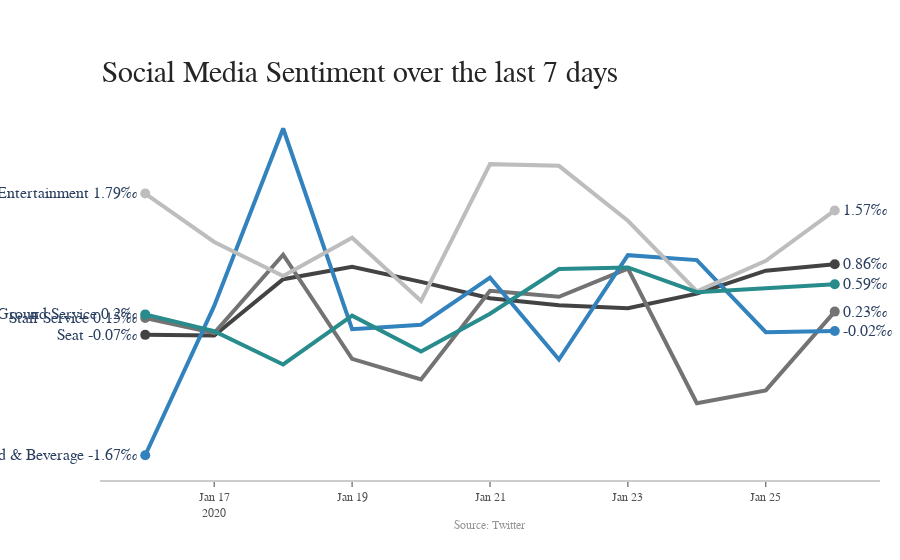

Source (notebook cell):
### Code cell
import plotly.offline as pyo
import plotly.graph_objects as go

title = 'Main Source for News'
labels = ['Seat', 'Staff Service', 'Food & Beverage', 'Inflight Entertainment','Ground Service']
colors = ['rgb(67,67,67)', 'rgb(115,115,115)', 'rgb(49,130,189)', 'rgb(189,189,189)','rgb(40,140,140)']

mode_size = [10, 10, 10, 10, 10]
line_size = [4, 4, 4, 4, 4]

x_data = np.array([df_new['day']]*5)

y_data = np.array([df_new['seat'],
                   df_new['staff_service'],
                   df_new['foodbeverage'],
                   df_new['inflightent'],
                   df_new['gserv']])

fig = go.Figure()

for i in range(0,5):
    fig.add_trace(go.Scatter(x=x_data[i], y=y_data[i], mode='lines',
        name=labels[i],
        line=dict(color=colors[i], width=line_size[i]),
        connectgaps=True,
    ))

    # endpoints
    fig.add_trace(go.Scatter(
        x=[x_data[i][0], x_data[i][-1]],
        y=[y_data[i][0], y_data[i][-1]],
        mode='markers',
        marker=dict(color=colors[i], size=mode_size[i])
    ))

fig.update_layout(
    xaxis=dict(
        showline=True,
        showgrid=False,
        showticklabels=True,
        linecolor='rgb(204, 204, 204)',
        linewidth=2,
        ticks='outside',
        tickfont=dict(
            family='Arial',
            size=12,
            color='rgb(82, 82, 82)',
        ),
    ),
    yaxis=dict(
        showgrid=False,
        zeroline=False,
        showline=False,
        showticklabels=False,
    ),
    autosize=False,
    margin=dict(
        autoexpand=False,
        l=100,
        r=20,
        t=110,
    ),
    showlegend=False,
    plot_bgcolor='white'
)

annotations = []

# Adding labels
for y_trace, label, color in zip(y_data, labels, colors):
    # labeling the left_side of the plot
    annotations.append(dict(xref='paper', 
                            x=0.05, 
                            y=y_trace[0],
                            xanchor='right', 
                            yanchor='middle',
                            text=label + ' {}‰'.format(round(y_trace[0]*10, 2)),
                            font=dict(family='Arial',
                                      size=16),
                            showarrow=False))
    # labeling the right_side of the plot
    annotations.append(dict(xref='paper', 
                            x=0.95, 
                            y=y_trace[10],
                            xanchor='left', 
                            yanchor='middle',
                            text='{}‰'.format(round(y_trace[10]*10, 2)),
                            font=dict(family='Arial',
                                      size=16),
                                      showarrow=False))
# Title
annotations.append(dict(xref='paper', 
                        yref='paper', 
                        x=0.0, 
                        y=1.05,
                        xanchor='left', 
                        yanchor='bottom',
                        text='Social Media Sentiment over the last 7 days',
                        font=dict(family='Arial',
                                  size=30,
                                  color='rgb(37,37,37)'),
                                  showarrow=False))
# Source
annotations.append(dict(xref='paper', 
                        yref='paper', 
                        x=0.5, 
                        y=-0.1,
                        xanchor='center', 
                        yanchor='top',
                        text='Source: Twitter',
                        font=dict(family='Arial',
                                  size=12,
                                  color='rgb(150,150,150)'),
                                  showarrow=False))

fig.update_layout(annotations=annotations)

fig.show()
#pyo.iplot(fig)

### Figure 1 — Plotly figure (JSON) as saved in the notebook; plotly's stock layout.template omitted (floating-point values rounded to 4 significant figures)
{"data": [{"connectgaps": true, "line": {"color": "rgb(67,67,67)", "width": 4}, "mode": "lines", "name": "Seat", "type": "scatter", "x": ["2020-01-16", "2020-01-17", "2020-01-18", "2020-01-19", "2020-01-20", "2020-01-21", "2020-01-22", "2020-01-23", "2020-01-24", "2020-01-25", "2020-01-26"], "y": [-0.007487, -0.008384, 0.06604, 0.08248, 0.06247, 0.04094, 0.03151, 0.0277, 0.04697, 0.07727, 0.08579]}, {"marker": {"color": "rgb(67,67,67)", "size": 10}, "mode": "markers", "type": "scatter", "x": ["2020-01-16", "2020-01-26"], "y": [-0.007487, 0.08579]}, {"connectgaps": true, "line": {"color": "rgb(115,115,115)", "width": 4}, "mode": "lines", "name": "Staff Service", "type": "scatter", "x": ["2020-01-16", "2020-01-17", "2020-01-18", "2020-01-19", "2020-01-20", "2020-01-21", "2020-01-22", "2020-01-23", "2020-01-24", "2020-01-25", "2020-01-26"], "y": [0.01483, -0.005114, 0.09837, -0.03918, -0.06653, 0.05072, 0.04289, 0.08011, -0.09787, -0.08093, 0.02323]}, {"marker": {"color": "rgb(115,115,115)", "size": 10}, "mode": "markers", "type": "scatter", "x": ["2020-01-16", "2020-01-26"], "y": [0.01483, 0.02323]}, {"connectgaps": true, "line": {"color": "rgb(49,130,189)", "width": 4}, "mode": "lines", "name": "Food & Beverage", "type": "scatter", "x": ["2020-01-16", "2020-01-17", "2020-01-18", "2020-01-19", "2020-01-20", "2020-01-21", "2020-01-22", "2020-01-23", "2020-01-24", "2020-01-25", "2020-01-26"], "y": [-0.1667, 0.03081, 0.2653, -8.403e-05, 0.005889, 0.06809, -0.04012, 0.09783, 0.09127, -0.004066, -0.002371]}, {"marker": {"color": "rgb(49,130,189)", "size": 10}, "mode": "markers", "type": "scatter", "x": ["2020-01-16", "2020-01-26"], "y": [-0.1667, -0.002371]}, {"connectgaps": true, "line": {"color": "rgb(189,189,189)", "width": 4}, "mode": "lines", "name": "Inflight Entertainment", "type": "scatter", "x": ["2020-01-16", "2020-01-17", "2020-01-18", "2020-01-19", "2020-01-20", "2020-01-21", "2020-01-22", "2020-01-23", "2020-01-24", "2020-01-25", "2020-01-26"], "y": [0.1793, 0.1153, 0.07029, 0.121, 0.03741, 0.2182, 0.2159, 0.1432, 0.05, 0.09036, 0.1569]}, {"marker": {"color": "rgb(189,189,189)", "size": 10}, "mode": "markers", "type": "scatter", "x": ["2020-01-16", "2020-01-26"], "y": [0.1793, 0.1569]}, {"connectgaps": true, "line": {"color": "rgb(40,140,140)", "width": 4}, "mode": "lines", "name": "Ground Service", "type": "scatter", "x": ["2020-01-16", "2020-01-17", "2020-01-18", "2020-01-19", "2020-01-20", "2020-01-21", "2020-01-22", "2020-01-23", "2020-01-24", "2020-01-25", "2020-01-26"], "y": [0.01953, -0.002608, -0.04661, 0.01784, -0.02953, 0.02045, 0.07941, 0.08165, 0.04888, 0.05367, 0.0593]}, {"marker": {"color": "rgb(40,140,140)", "size": 10}, "mode": "markers", "type": "scatter", "x": ["2020-01-16", "2020-01-26"], "y": [0.01953, 0.0593]}], "layout": {"annotations": [{"font": {"family": "Arial", "size": 16}, "showarrow": false, "text": "Seat -0.07‰", "x": 0.05, "xanchor": "right", "xref": "paper", "y": -0.007487, "yanchor": "middle"}, {"font": {"family": "Arial", "size": 16}, "showarrow": false, "text": "0.86‰", "x": 0.95, "xanchor": "left", "xref": "paper", "y": 0.08579, "yanchor": "middle"}, {"font": {"family": "Arial", "size": 16}, "showarrow": false, "text": "Staff Service 0.15‰", "x": 0.05, "xanchor": "right", "xref": "paper", "y": 0.01483, "yanchor": "middle"}, {"font": {"family": "Arial", "size": 16}, "showarrow": false, "text": "0.23‰", "x": 0.95, "xanchor": "left", "xref": "paper", "y": 0.02323, "yanchor": "middle"}, {"font": {"family": "Arial", "size": 16}, "showarrow": false, "text": "Food & Beverage -1.67‰", "x": 0.05, "xanchor": "right", "xref": "paper", "y": -0.1667, "yanchor": "middle"}, {"font": {"family": "Arial", "size": 16}, "showarrow": false, "text": "-0.02‰", "x": 0.95, "xanchor": "left", "xref": "paper", "y": -0.002371, "yanchor": "middle"}, {"font": {"family": "Arial", "size": 16}, "showarrow": false, "text": "Inflight Entertainment 1.79‰", "x": 0.05, "xanchor": "right", "xref": "paper", "y": 0.1793, "yanchor": "middle"}, {"font": {"family": "Arial", "size": 16}, "showarrow": false, "text": "1.57‰", "x": 0.95, "xanchor": "left", "xref": "paper", "y": 0.1569, "yanchor": "middle"}, {"font": {"family": "Arial", "size": 16}, "showarrow": false, "text": "Ground Service 0.2‰", "x": 0.05, "xanchor": "right", "xref": "paper", "y": 0.01953, "yanchor": "middle"}, {"font": {"family": "Arial", "size": 16}, "showarrow": false, "text": "0.59‰", "x": 0.95, "xanchor": "left", "xref": "paper", "y": 0.0593, "yanchor": "middle"}, {"font": {"color": "rgb(37,37,37)", "family": "Arial", "size": 30}, "showarrow": false, "text": "Social Media Sentiment over the last 7 days", "x": 0, "xanchor": "left", "xref": "paper", "y": 1.05, "yanchor": "bottom", "yref": "paper"}, {"font": {"color": "rgb(150,150,150)", "family": "Arial", "size": 12}, "showarrow": false, "text": "Source: Twitter", "x": 0.5, "xanchor": "center", "xref": "paper", "y": -0.1, "yanchor": "top", "yref": "paper"}], "autosize": false, "margin": {"autoexpand": false, "l": 100, "r": 20, "t": 110}, "plot_bgcolor": "white", "showlegend": false, "xaxis": {"linecolor": "rgb(204, 204, 204)", "linewidth": 2, "showgrid": false, "showline": true, "showticklabels": true, "tickfont": {"color": "rgb(82, 82, 82)", "family": "Arial", "size": 12}, "ticks": "outside"}, "yaxis": {"showgrid": false, "showline": false, "showticklabels": false, "zeroline": false}}}
